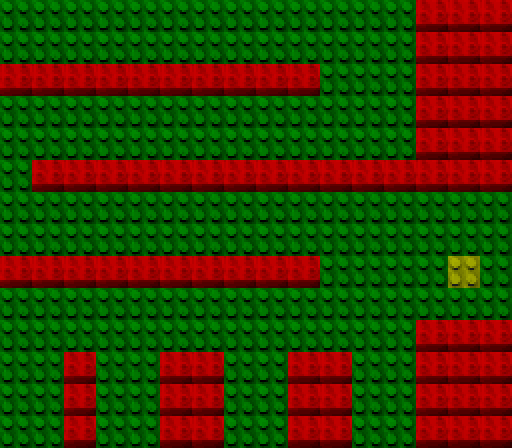

Rendered tile map (Tiled .tmx) drawn with the repository's tilesets; below, a short description and the full map source, tile grids included:
An orthogonal 16x14 tile map with 32x32 px tiles, 1 tile layer (Tile Layer 1).

<map version="1.0" orientation="orthogonal" renderorder="right-down" width="16" height="14" tilewidth="32" tileheight="32" nextobjectid="1">
 <tileset firstgid="1" name="test" tilewidth="32" tileheight="32" tilecount="3">
  <image source="test.png" width="96" height="32" />
 </tileset>
 <layer name="Tile Layer 1" width="16" height="14">
  <data encoding="csv">
1,1,1,1,1,1,1,1,1,1,1,1,1,2,2,2,
1,1,1,1,1,1,1,1,1,1,1,1,1,2,2,2,
2,2,2,2,2,2,2,2,2,2,1,1,1,2,2,2,
1,1,1,1,1,1,1,1,1,1,1,1,1,2,2,2,
1,1,1,1,1,1,1,1,1,1,1,1,1,2,2,2,
1,2,2,2,2,2,2,2,2,2,2,2,2,2,2,2,
1,1,1,1,1,1,1,1,1,1,1,1,1,1,1,1,
1,1,1,1,1,1,1,1,1,1,1,1,1,1,1,1,
2,2,2,2,2,2,2,2,2,2,1,1,1,1,3,1,
1,1,1,1,1,1,1,1,1,1,1,1,1,1,1,1,
1,1,1,1,1,1,1,1,1,1,1,1,1,2,2,2,
1,1,2,1,1,2,2,1,1,2,2,1,1,2,2,2,
1,1,2,1,1,2,2,1,1,2,2,1,1,2,2,2,
1,1,2,1,1,2,2,1,1,2,2,1,1,2,2,2
</data>
 </layer>
</map>